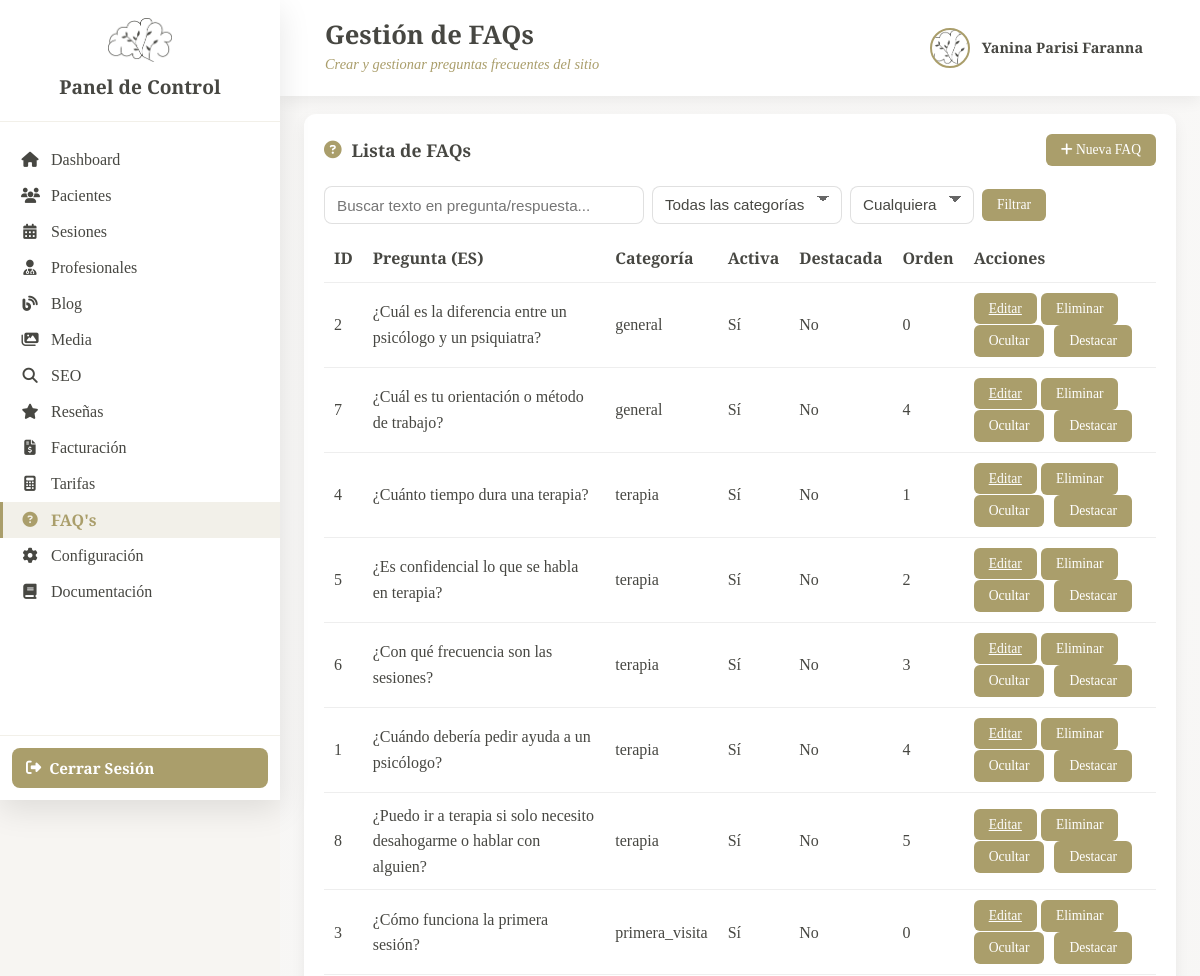
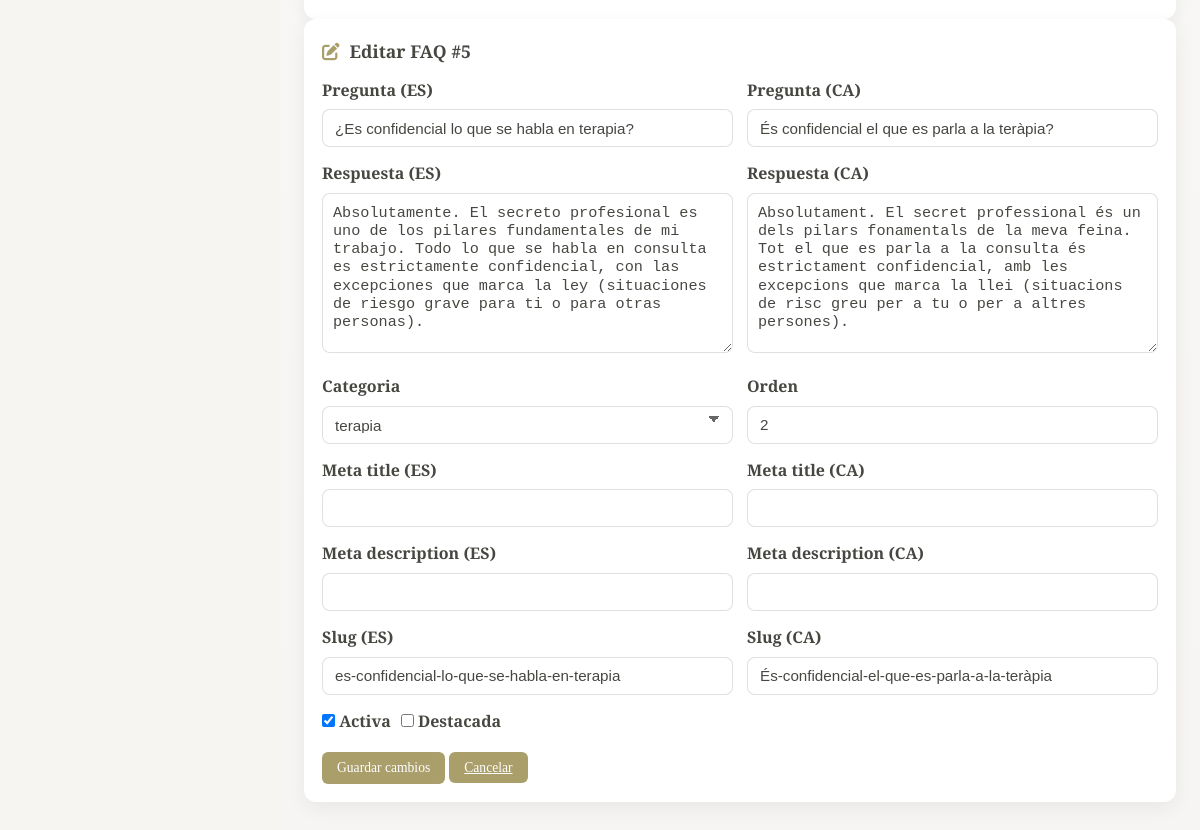
Screenshot of /_pcontrol/gfaq.php?vista=editar&id=5 (signed in) with the database file from the repository (2 pictures, top to bottom).
### tables this page shows
CREATE TABLE `faqs` (
  `id_faq` int NOT NULL,
  `pregunta_ca` varchar(255) NOT NULL,
  `pregunta_es` varchar(255) NOT NULL,
  `resposta_ca` text NOT NULL,
  `resposta_es` text NOT NULL,
  `categoria` enum('general','terapia','tarifes','tecnica','primera_visita','urgencies') DEFAULT 'general',
  `ordre` int DEFAULT '0' COMMENT 'Ordre dins de la categoria',
  `activa` tinyint(1) DEFAULT '1',
  `destacada` tinyint(1) DEFAULT '0' COMMENT 'Si apareix a la pàgina principal',
  `meta_title_ca` varchar(60) DEFAULT NULL,
  `meta_title_es` varchar(60) DEFAULT NULL,
  `meta_description_ca` varchar(160) DEFAULT NULL,
  `meta_description_es` varchar(160) DEFAULT NULL,
  `slug_ca` varchar(120) DEFAULT NULL,
  `slug_es` varchar(120) DEFAULT NULL,
  `vegades_visualitzada` int DEFAULT '0',
  `vegades_util` int DEFAULT '0' COMMENT 'Quant han dit que els ha estat útil',
  `data_creacio` datetime DEFAULT CURRENT_TIMESTAMP,
  `data_actualitzacio` datetime DEFAULT CURRENT_TIMESTAMP ON UPDATE CURRENT_TIMESTAMP
);

### classes/faqs.php (called while the page is built, shortened)
<?php
class Faq {
    private $conn;
    private $table = 'faqs';
    public function __construct($db) {
        $this->conn = $db;
    }
    public function obtenirPerId($id) {
        $sql = "SELECT * FROM {$this->table} WHERE id_faq = :id LIMIT 1";
        $stmt = $this->conn->prepare($sql);
        if ($stmt->execute([':id' => $id])) {
            return $stmt->fetch(PDO::FETCH_ASSOC);
        }
        return false;
    }
    public function llistar($opts = []) {
        $where = [];
        $params = [];
        $whereSql = $where ? 'WHERE ' . implode(' AND ', $where) : '';
        $sql = "SELECT * FROM {$this->table} {$whereSql} ORDER BY categoria ASC, ordre ASC, id_faq ASC";
        $stmt = $this->conn->prepare($sql);
        if ($stmt->execute($params)) {
            return $stmt->fetchAll(PDO::FETCH_ASSOC);
        }
        return false;
    }
}
?>

### _pcontrol/gfaq.php (the view, shortened to what this page needs)
<?php
require_once __DIR__ . '/../classes/faqs.php';
try {
    $connexio = Connexio::getInstance();
    $pdo = $connexio->getConnexio();
} catch (Exception $e) {
    die('Error de conexión: ' . $e->getMessage());
}
$faqModel = new Faq($pdo);
$vista = $_GET['vista'] ?? 'lista';
$idEditar = $_GET['id'] ?? null;
$busqueda = $_GET['q'] ?? '';
$opts = [];
if (!empty($busqueda)) {
    $sql = "SELECT * FROM faqs WHERE pregunta_es LIKE :q OR resposta_es LIKE :q ORDER BY categoria, ordre, id_faq";
    $stmt = $pdo->prepare($sql);
    $stmt->execute([':q' => "%{$busqueda}%"]);
    $faqs = $stmt->fetchAll(PDO::FETCH_ASSOC);
} else {
    $faqs = $faqModel->llistar($opts);
}
$faqEditar = null;
if ($vista === 'editar' && $idEditar) {
    $faqEditar = $faqModel->obtenirPerId($idEditar);
}
?>
<!DOCTYPE html>
<html lang="es">
<head>
    <link rel="stylesheet" href="https://cdnjs.cloudflare.com/ajax/libs/font-awesome/6.4.0/css/all.min.css">
    <link rel="stylesheet" href="css/dashboard.css">
    <link rel="stylesheet" href="css/configuracion.css">
</head>
<body>
    <?php include 'includes/sidebar.php'; ?>
    <div class="main-content">
        <header class="top-bar">
            <div class="top-bar-left">
                <div class="top-bar-info">
                    <h1>Gestión de FAQs</h1>
                    <p class="date-today">Crear y gestionar preguntas frecuentes del sitio</p>
                </div>
            </div>
            <div class="top-bar-right">
                <div class="user-profile">
                    <img src="../img/Logo.png" alt="Profile" class="profile-img">
                    <span class="profile-name"><?php echo htmlspecialchars($_SESSION['user_name'] ?? 'Usuario'); ?></span>
                </div>
            </div>
        </header>
        <div class="content-wrapper">
            <div class="card">
                <div class="card-header">
                    <h2><i class="fas fa-question-circle"></i> Lista de FAQs</h2>
                    <div>
                        <button id="btnNuevaFaq" class="btn-small" onclick="openModal('modalCrear')"><i class="fas fa-plus"></i> Nueva FAQ</button>
                    </div>
                </div>
                <div style="margin-bottom:12px;">
                    <form method="GET" action="gfaq.php" style="display:flex;gap:8px;align-items:center;flex-wrap:wrap;">
                        <input type="text" name="q" placeholder="Buscar texto en pregunta/respuesta..." value="<?php echo htmlspecialchars($busqueda); ?>" class="form-control" style="width:320px;">
                        <select name="categoria" class="form-control">
                            <option value="">Todas las categorías</option>
                        </select>
                        <select name="activa" class="form-control">
                            <option value="">Cualquiera</option>
                        </select>
                        <button class="btn-small" type="submit">Filtrar</button>
                    </form>
                </div>
                <div class="table-responsive">
                    <table class="faqs-table">
                        <thead>
                            <tr>
                                <th>ID</th>
                                <th>Pregunta (ES)</th>
                                <th>Categoría</th>
                                <th>Activa</th>
                                <th>Destacada</th>
                                <th>Orden</th>
                                <th>Acciones</th>
                            </tr>
                        </thead>
                        <tbody>
                            <?php if (empty($faqs)): ?>
                                <tr><td colspan="7">No se han encontrado FAQs.</td></tr>
                            <?php else: foreach ($faqs as $f): ?>
                                <tr>
                                    <td><?php echo $f['id_faq']; ?></td>
                                    <td><?php echo htmlspecialchars($f['pregunta_es']); ?></td>
                                    <td><?php echo $f['categoria']; ?></td>
                                    <td><?php echo $f['activa'] ? 'Sí' : 'No'; ?></td>
                                    <td><?php echo $f['destacada'] ? 'Sí' : 'No'; ?></td>
                                    <td><?php echo $f['ordre']; ?></td>
                                    <td class="faqs-actions">
                                        <a class="btn-small" href="gfaq.php?vista=editar&id=<?php echo $f['id_faq']; ?>">Editar</a>
                                        <form method="POST" action="gfaq.php" style="display:inline-block;" onsubmit="return confirm('¿Eliminar FAQ #<?php echo $f['id_faq']; ?>?');">
                                            <button class="btn-small" type="submit">Eliminar</button>
                                        </form>
                                        <form method="POST" action="gfaq.php" style="display:inline-block;">
                                            <button class="btn-small" type="submit"><?php echo $f['activa'] ? 'Ocultar' : 'Mostrar'; ?></button>
                                        </form>
                                        <form method="POST" action="gfaq.php" style="display:inline-block;">
                                            <button class="btn-small" type="submit"><?php echo $f['destacada'] ? 'Quitar destaque' : 'Destacar'; ?></button>
                                        </form>
                                    </td>
                                </tr>
                            <?php endforeach; endif; ?>
                        </tbody>
                    </table>
                </div>
            </div>
            <?php if ($vista === 'editar' && $faqEditar): ?>
            <div class="card edit-card">
                <div class="card-header"><h2><i class="fas fa-edit"></i> Editar FAQ #<?php echo $faqEditar['id_faq']; ?></h2></div>
                <form method="POST" action="gfaq.php" class="edit-form">
                    <div class="form-grid">
                        <div>
                            <label>Pregunta (ES)</label>
                            <input type="text" name="pregunta_es" class="form-control" value="<?php echo htmlspecialchars($faqEditar['pregunta_es']); ?>" required>
                        </div>
                        <div>
                            <label>Pregunta (CA)</label>
                            <input type="text" name="pregunta_ca" class="form-control" value="<?php echo htmlspecialchars($faqEditar['pregunta_ca']); ?>" required>
                        </div>
                        <div>
                            <label>Respuesta (ES)</label>
                            <textarea name="resposta_es" class="form-control" rows="4" required><?php echo htmlspecialchars($faqEditar['resposta_es']); ?></textarea>
                        </div>
                        <div>
                            <label>Respuesta (CA)</label>
                            <textarea name="resposta_ca" class="form-control" rows="4" required><?php echo htmlspecialchars($faqEditar['resposta_ca']); ?></textarea>
                        </div>
                        <div>
                            <label>Categoria</label>
                            <select name="categoria" class="form-control">
                                <?php $cats = ['general','terapia','tarifes','tecnica','primera_visita','urgencies']; foreach($cats as $c): ?>
                                    <option value="<?php echo $c; ?>" <?php echo $faqEditar['categoria'] === $c ? 'selected' : ''; ?>><?php echo $c; ?></option>
                                <?php endforeach; ?>
                            </select>
                        </div>
                        <div>
                            <label>Orden</label>
                            <input type="number" name="ordre" class="form-control" value="<?php echo $faqEditar['ordre']; ?>">
                        </div>
                        <div>
                            <label>Meta title (ES)</label>
                            <input type="text" name="meta_title_es" class="form-control" value="<?php echo htmlspecialchars($faqEditar['meta_title_es']); ?>">
                        </div>
                        <div>
                            <label>Meta title (CA)</label>
                            <input type="text" name="meta_title_ca" class="form-control" value="<?php echo htmlspecialchars($faqEditar['meta_title_ca']); ?>">
                        </div>
                        <div>
                            <label>Meta description (ES)</label>
                            <input type="text" name="meta_description_es" class="form-control" value="<?php echo htmlspecialchars($faqEditar['meta_description_es']); ?>">
                        </div>
                        <div>
                            <label>Meta description (CA)</label>
                            <input type="text" name="meta_description_ca" class="form-control" value="<?php echo htmlspecialchars($faqEditar['meta_description_ca']); ?>">
                        </div>
                        <div>
                            <label>Slug (ES)</label>
                            <input type="text" name="slug_es" class="form-control" value="<?php echo htmlspecialchars($faqEditar['slug_es']); ?>">
                        </div>
                        <div>
                            <label>Slug (CA)</label>
                            <input type="text" name="slug_ca" class="form-control" value="<?php echo htmlspecialchars($faqEditar['slug_ca']); ?>">
                        </div>
                        <div style="display:flex;align-items:center;gap:10px;">
                            <label><input type="checkbox" name="activa" <?php echo $faqEditar['activa'] ? 'checked' : ''; ?>> Activa</label>
                            <label><input type="checkbox" name="destacada" <?php echo $faqEditar['destacada'] ? 'checked' : ''; ?>> Destacada</label>
                        </div>
                    </div>
                    <div style="margin-top:12px;">
                        <button class="btn-small" type="submit">Guardar cambios</button>
                        <a class="btn-small" href="gfaq.php">Cancelar</a>
                    </div>
                </form>
            </div>
            <?php endif; ?>
        </div>
    </div>
</body>
</html>

### rows the page displays
faqs: id_faq "2", pregunta_es "¿Cuál es la diferencia entre un psicólogo y un psiquiatra?", categoria "general", activa "Sí", destacada "No", ordre "0"
faqs: id_faq "7", pregunta_es "¿Cuál es tu orientación o método de trabajo?", categoria "general", activa "Sí", destacada "No", ordre "4"
faqs: id_faq "4", pregunta_es "¿Cuánto tiempo dura una terapia?", categoria "terapia", activa "Sí", destacada "No", ordre "1"
faqs: id_faq "5", pregunta_es "¿Es confidencial lo que se habla en terapia?", categoria "terapia", shows "Sí", shows "No", ordre "2", shows "Ocultar", shows "Destacar", pregunta_ca "És confidencial el que es parla a la teràpia?", resposta_es "Absolutamente. El secreto profesional es uno de los pilares fundamentales de mi trabajo. Todo lo que se habla en consulta es estrictamente confidencial, con las excepciones que marca la ley (situaciones de riesgo grave para ti o para otras personas).", resposta_ca "Absolutament. El secret professional és un dels pilars fonamentals de la meva feina. Tot el que es parla a la consulta és estrictament confidencial, amb les excepcions que marca la llei (situacions de risc greu per a tu o per a altres persones).", slug_es "es-confidencial-lo-que-se-habla-en-terapia", slug_ca "És-confidencial-el-que-es-parla-a-la-teràpia", activa "☑"
faqs: id_faq "6", pregunta_es "¿Con qué frecuencia son las sesiones?", categoria "terapia", activa "Sí", destacada "No", ordre "3"
faqs: id_faq "1", pregunta_es "¿Cuándo debería pedir ayuda a un psicólogo?", categoria "terapia", activa "Sí", destacada "No", ordre "4"
faqs: id_faq "8", pregunta_es "¿Puedo ir a terapia si solo necesito desahogarme o hablar con alguien?", categoria "terapia", activa "Sí", destacada "No", ordre "5"
faqs: id_faq "3", pregunta_es "¿Cómo funciona la primera sesión?", categoria "primera_visita", activa "Sí", destacada "No", ordre "0"

### other values shown
$_SESSION['user_name'] "Yanina Parisi Faranna"
